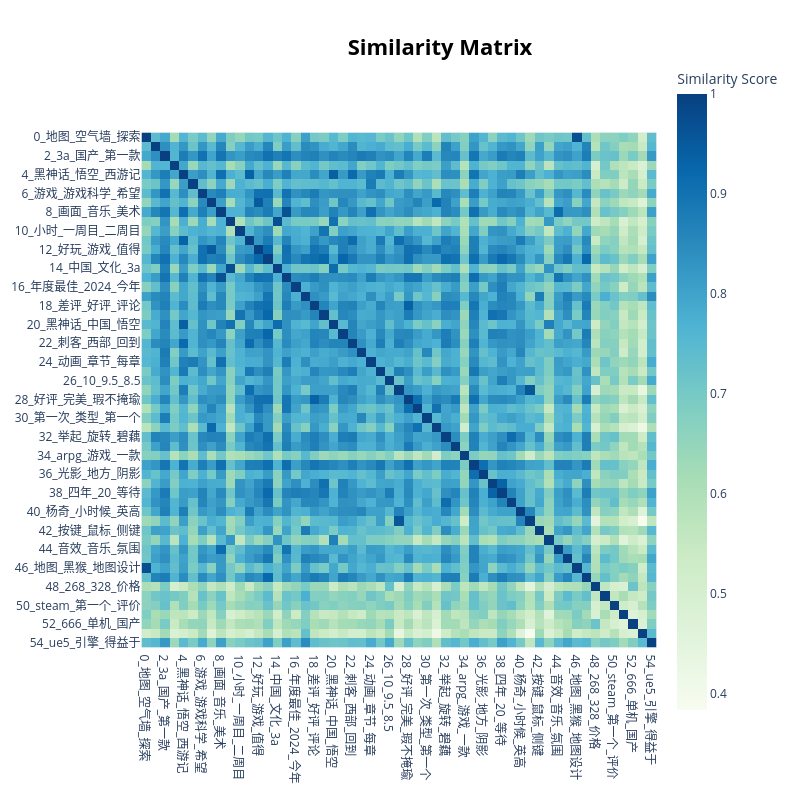

The cell this chart's notebook holds for it:
### Code cell
pic = topic_model.visualize_heatmap()
pic.write_html(r"C:\Users\Lyk\Desktop\黑神话悟空-数据\中文评论\主题相似度图.html")
pic.show()

### Figure 1 — Plotly figure (JSON) as saved in the notebook; plotly's stock layout.template omitted (floating-point values rounded to 4 significant figures; data arrays with more than 128 entries replaced by an {"elided": "..."} marker saying what was removed)
{"data": [{"coloraxis": "coloraxis", "hovertemplate": "x: %{x}<br>y: %{y}<br>Similarity Score: %{z}<extra></extra>", "name": "0", "type": "heatmap", "x": ["0_地图_空气墙_探索", "1_boss_攻击_战斗", "2_3a_国产_第一款", "3_黑猴_猴子_猴哥", "4_黑神话_悟空_西游记", "5_第六章_第五章_第四章", "6_游戏_游戏科学_希望", "7_好玩_豪玩_爱玩", "8_画面_音乐_美术", "9_中国_文化_游戏", "10_小时_一周目_二周目", "11_大圣_孙悟空_天命人", "12_好玩_游戏_值得", "13_dlc_希望_期待", "14_中国_文化_3a", "15_画面_游戏_美术", "16_年度最佳_2024_今年", "17_优化_电脑_显卡", "18_差评_好评_评论", "19_小时_终于_通关", "20_黑神话_中国_悟空", "21_四妹_我要_dlc", "22_刺客_西部_回到", "23_大学生_村里_第一个", "24_动画_章节_每章", "25_幽魂_还给_魂类", "26_10_9.5_8.5", "27_大圣梦_齐天大圣_儿时", "28_好评_完美_瑕不掩瑜", "29_真棒_完美_太棒了", "30_第一次_类型_第一个", "31_太爱_喜欢_好玩", "32_举起_旋转_碧藕", "33_豪华版_预购_大圣", "34_arpg_游戏_一款", "35_场景_仿佛_世界", "36_光影_地方_阴影", "37_四年_等待_期待", "38_四年_20_等待", "39_种子_概率_掉落", "40_杨奇_小时候_英高", "41_小时候_童年_梦想", "42_按键_鼠标_侧键", "43_文化_输出_传统", "44_音效_音乐_氛围", "45_电子阳痿_治好_电子", "46_地图_黑猴_地图设计", "47_生产队_不敢_dlc", "48_268_328_价格", "49_机器人_宇宙机器人_tga", "50_steam_第一个_评价", "51_3d_3d眩晕_不晕", "52_666_单机_国产", "53_ps5_pc_ps", "54_ue5_引擎_得益于"], "xaxis": "x", "y": ["0_地图_空气墙_探索", "1_boss_攻击_战斗", "2_3a_国产_第一款", "3_黑猴_猴子_猴哥", "4_黑神话_悟空_西游记", "5_第六章_第五章_第四章", "6_游戏_游戏科学_希望", "7_好玩_豪玩_爱玩", "8_画面_音乐_美术", "9_中国_文化_游戏", "10_小时_一周目_二周目", "11_大圣_孙悟空_天命人", "12_好玩_游戏_值得", "13_dlc_希望_期待", "14_中国_文化_3a", "15_画面_游戏_美术", "16_年度最佳_2024_今年", "17_优化_电脑_显卡", "18_差评_好评_评论", "19_小时_终于_通关", "20_黑神话_中国_悟空", "21_四妹_我要_dlc", "22_刺客_西部_回到", "23_大学生_村里_第一个", "24_动画_章节_每章", "25_幽魂_还给_魂类", "26_10_9.5_8.5", "27_大圣梦_齐天大圣_儿时", "28_好评_完美_瑕不掩瑜", "29_真棒_完美_太棒了", "30_第一次_类型_第一个", "31_太爱_喜欢_好玩", "32_举起_旋转_碧藕", "33_豪华版_预购_大圣", "34_arpg_游戏_一款", "35_场景_仿佛_世界", "36_光影_地方_阴影", "37_四年_等待_期待", "38_四年_20_等待", "39_种子_概率_掉落", "40_杨奇_小时候_英高", "41_小时候_童年_梦想", "42_按键_鼠标_侧键", "43_文化_输出_传统", "44_音效_音乐_氛围", "45_电子阳痿_治好_电子", "46_地图_黑猴_地图设计", "47_生产队_不敢_dlc", "48_268_328_价格", "49_机器人_宇宙机器人_tga", "50_steam_第一个_评价", "51_3d_3d眩晕_不晕", "52_666_单机_国产", "53_ps5_pc_ps", "54_ue5_引擎_得益于"], "yaxis": "y", "z": {"elided": "55x55 float values"}}], "layout": {"coloraxis": {"colorbar": {"title": {"text": "Similarity Score"}}, "colorscale": [[0, "rgb(247,252,240)"], [0.125, "rgb(224,243,219)"], [0.25, "rgb(204,235,197)"], [0.375, "rgb(168,221,181)"], [0.5, "rgb(123,204,196)"], [0.625, "rgb(78,179,211)"], [0.75, "rgb(43,140,190)"], [0.875, "rgb(8,104,172)"], [1, "rgb(8,64,129)"]]}, "height": 800, "hoverlabel": {"bgcolor": "white", "font": {"family": "Rockwell", "size": 16}}, "legend": {"title": {"text": "Trend"}}, "margin": {"t": 60}, "showlegend": true, "title": {"font": {"color": "Black", "size": 22}, "text": "<b>Similarity Matrix</b>", "x": 0.55, "xanchor": "center", "y": 0.95, "yanchor": "top"}, "width": 800, "xaxis": {"anchor": "y", "constrain": "domain", "domain": [0, 1], "scaleanchor": "y"}, "yaxis": {"anchor": "x", "autorange": "reversed", "constrain": "domain", "domain": [0, 1]}}}
